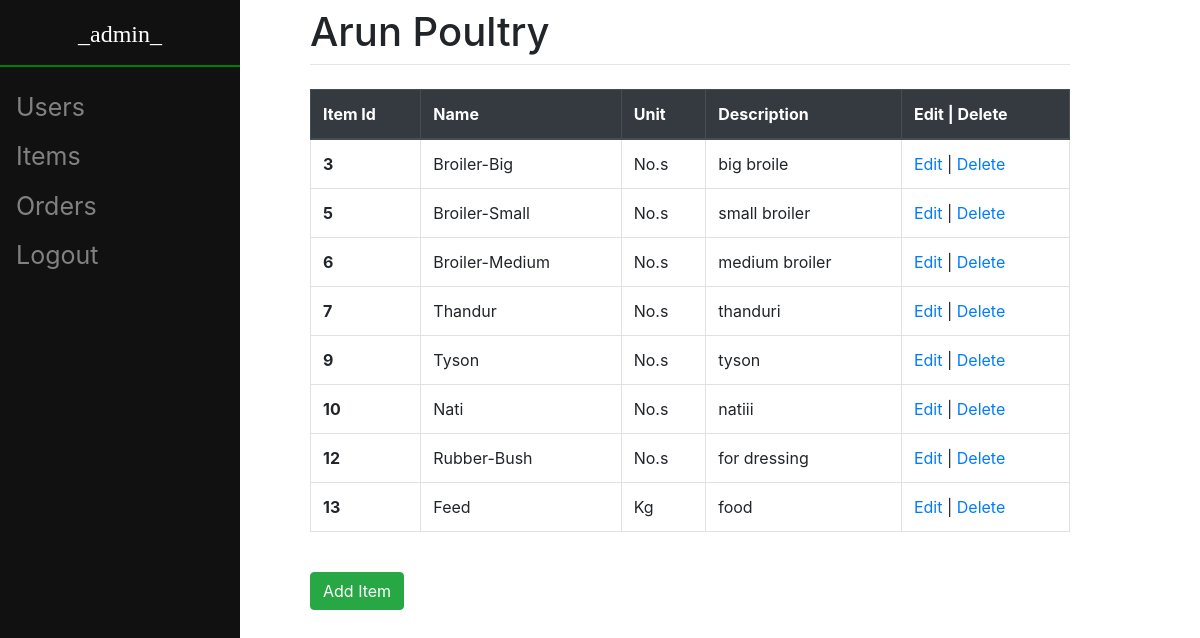
Page /item/view/ (signed in) on the earlier database version.
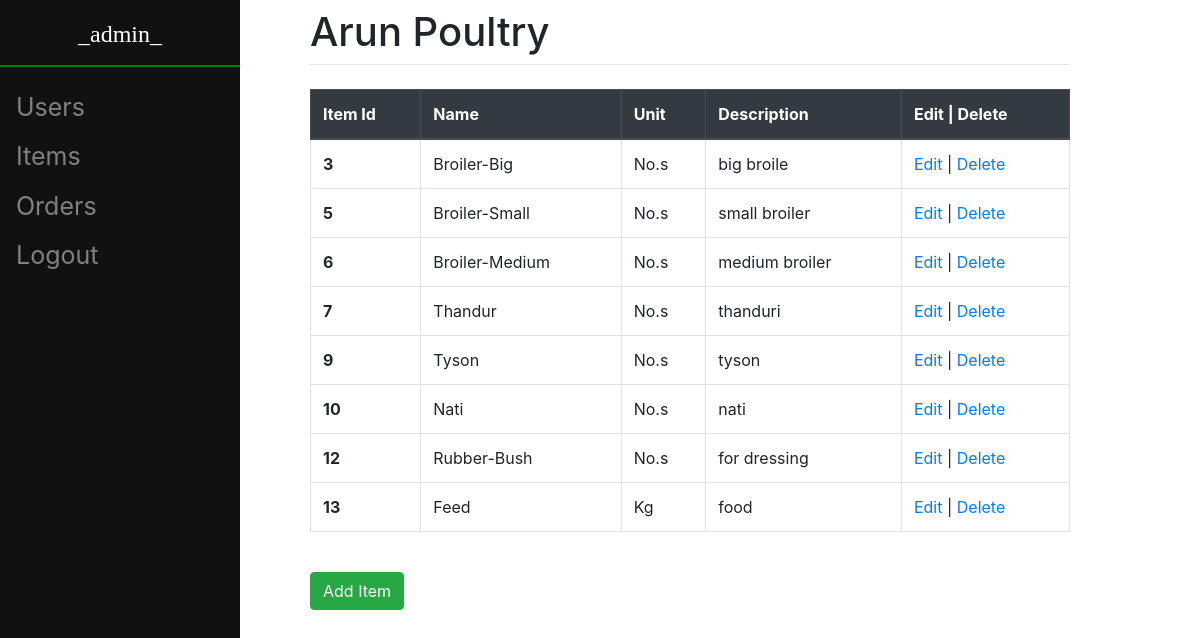
Same page on the later database version.
### item/models.py (models this page shows, shortened)
class Item(models.Model):
	name = models.CharField(max_length = 50, unique = True)
	desc = models.CharField(max_length = 100)
	unit = models.CharField(max_length = 10, default = "No.s")

### item/views.py (the view)
# urls.py: path("view/", views.ItemListView.as_view(), name = "item_view"),
class ItemListView(LRM, ListView):
    model = Item
    template_name = "item/item_list_form.html"
    def get(self, response):
        priv = get_object_or_404(User_Type, user = response.user).privilege
        if priv == False:
            return redirect("/logout/")
        items = Item.objects.all().order_by('id')
        ctx = {'privilege' : priv, 'item_list' : items}
        return render(response, self.template_name, ctx)

### item/templates/item/item_list_form.html (shortened to what this page needs)
{% extends 'orders/base.html' %}
{% block content %}
    {% if privilege == True %}
        {% if item_list %}
            <table class = "table table-bordered table-hover">
                <thead class="thead-dark">
                    <tr>
                        <th scope="col">Item Id</th>
                        <th scope="col">Name</th>
                        <th scope="col">Unit</th>
                        <th scope="col">Description</th>
                        <th scope="col">Edit | Delete</th>
                    </tr>
                </thead>
                <tbody>
                    {% for it in item_list %}
                        <tr>
                            <th scope="row"> {{ it.id }} </th>
                            <td> {{ it.name }} </td>
                            <td> {{ it.unit }} </td>
                            <td> {{ it.desc }} </td>
                            <td><a href = "{% url 'item:item_update' it.id %}">Edit</a> | <a href = "{% url 'item:item_delete' it.id %}">Delete</a></td>
                        </tr>
                    {% endfor %}
                </tbody>
            </table>
        {% endif %}
        <br>
        <form method = "get" action = "/item/create/" class = "form-group">
            <button type="submit", name="newItem", value="newItem", class = "btn btn-success">Add Item</button>
        </form>
    {% endif %}
{% endblock %}

Differences in the rows shown:
changed Item "Nati": desc "natiii" → "nati"
